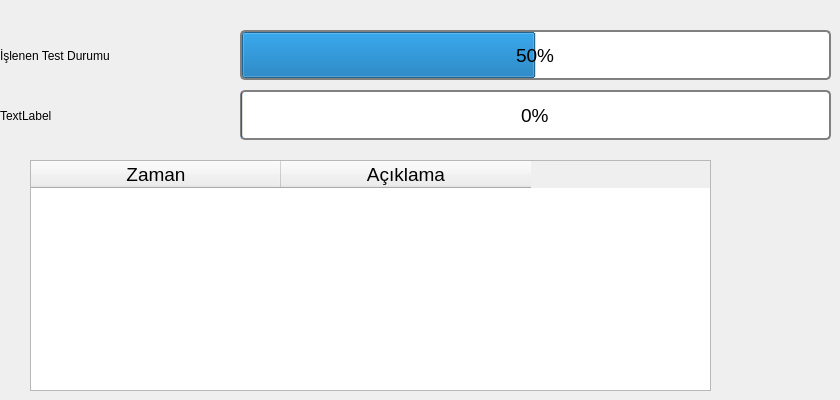
          <widget class="QWidget" name="detailsBottomInfo">
           <widget class="QProgressBar" name="progressBar_7">
            <property name="geometry">
             <rect>
              <x>240</x>
              <y>90</y>
              <width>591</width>
              <height>50</height>
             </rect>
            </property>
            <property name="minimumSize">
             <size>
              <width>0</width>
              <height>50</height>
             </size>
            </property>
            <property name="font">
             <font>
              <pointsize>14</pointsize>
             </font>
            </property>
            <property name="styleSheet">
             <string notr="true">QProgressBar {
    border: 2px solid grey;
    border-radius: 5px;
    text-align: center;
}
</string>
            </property>
            <property name="value">
             <number>0</number>
            </property>
           </widget>
           <widget class="QLabel" name="label_26">
            <property name="geometry">
             <rect>
              <x>0</x>
              <y>40</y>
              <width>241</width>
              <height>31</height>
             </rect>
            </property>
            <property name="text">
             <string>İşlenen Test Durumu</string>
            </property>
           </widget>
           <widget class="QProgressBar" name="pb_testProgress">
            <property name="geometry">
             <rect>
              <x>240</x>
              <y>30</y>
              <width>591</width>
              <height>50</height>
             </rect>
            </property>
            <property name="minimumSize">
             <size>
              <width>0</width>
              <height>50</height>
             </size>
            </property>
            <property name="font">
             <font>
              <pointsize>14</pointsize>
             </font>
            </property>
            <property name="styleSheet">
             <string notr="true">QProgressBar {
    border: 2px solid grey;
    border-radius: 5px;
    text-align: center;
}
</string>
            </property>
            <property name="value">
             <number>50</number>
            </property>
           </widget>
           <widget class="QLabel" name="label_27">
            <property name="geometry">
             <rect>
              <x>0</x>
              <y>100</y>
              <width>101</width>
              <height>31</height>
             </rect>
            </property>
            <property name="text">
             <string>TextLabel</string>
            </property>
           </widget>
           <widget class="QTableWidget" name="warningTable">
            <property name="geometry">
             <rect>
              <x>30</x>
              <y>160</y>
              <width>681</width>
              <height>231</height>
             </rect>
            </property>
            <property name="font">
             <font>
              <pointsize>14</pointsize>
             </font>
            </property>
            <attribute name="horizontalHeaderDefaultSectionSize">
             <number>250</number>
            </attribute>
            <attribute name="horizontalHeaderMinimumSectionSize">
             <number>100</number>
            </attribute>
            <attribute name="verticalHeaderDefaultSectionSize">
             <number>30</number>
            </attribute>
            <attribute name="verticalHeaderMinimumSectionSize">
             <number>30</number>
            </attribute>
            <attribute name="verticalHeaderStretchLastSection">
             <bool>false</bool>
            </attribute>
            <column>
             <property name="text">
              <string>Zaman</string>
             </property>
             <property name="font">
              <font>
               <pointsize>14</pointsize>
              </font>
             </property>
            </column>
            <column>
             <property name="text">
              <string>Açıklama</string>
             </property>
             <property name="font">
              <font>
               <pointsize>14</pointsize>
              </font>
             </property>
            </column>
           </widget>
          </widget>
